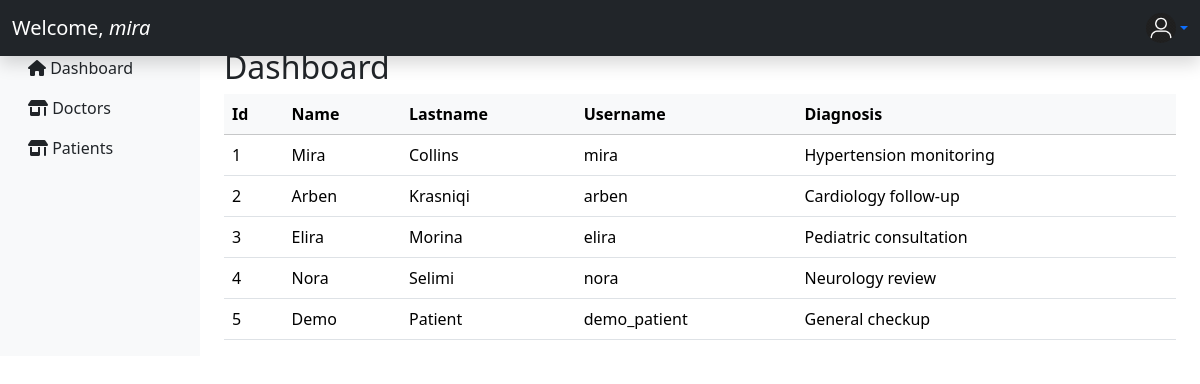
/dashboardPatient.php (signed in), run on the app's committed database.
### tables this page shows
CREATE TABLE `patients` (
  `id` int(11) NOT NULL,
  `name` varchar(255) NOT NULL,
  `lastname` varchar(255) NOT NULL,
  `username` varchar(255) NOT NULL,
  `diagnosis` varchar(255) NOT NULL,
  `password` varchar(255) NOT NULL
);

### dashboardPatient.php (the view, shortened to what this page needs)
<?php
include_once("config.php");
$sql = "SELECT * FROM patients";
$prep = $conn->prepare($sql);
$prep->execute();
$users = $prep->fetchAll();
?>
<?php include('dashboardHeader2.php');?>
    <div class="container-fluid">
      <div class="row mt-4 pt-4">
         <div class="col-2 bg-light sidebar">
            <nav class="sidebar-sticky">
               <ul class="nav flex-column">
               <li class="nav-item">
                     <a href="dashboardPatient.php" class="nav-link active text-dark"><i class="fa-solid fa-house"></i> Dashboard</a>
                  </li>
                  <li class="nav-item">
                     <a href="patientDocDash.php" class="nav-link active text-dark"><i class="fa-solid fa-shop"></i> Doctors</a>
                  </li>
                  <li class="nav-item">
                     <a href="dashboardForPatient.php" class="nav-link active text-dark"><i class="fa-solid fa-shop"></i> Patients</a>
                  </li>
               </ul>
            </div>
         <main role="main" class="col-10 ml-sm-auto px-4">
            <h1 class="h2">Dashboard</h1>
            <table class="table">
               <thead class="table-light">
                  <tr>
                     <th>Id</th>
                     <th>Name</th>
                     <th>Lastname</th>
                     <th>Username</th>
                     <th>Diagnosis</th>
                  </tr>
               </thead>
               <tbody>
                  <?php foreach($users as $user){ ?>
                     <tr>
                        <td><?php echo $user['id'];?></td>
                        <td><?php echo $user['name'];?></td>
                        <td><?php echo $user['lastname'];?></td>
                        <td><?php echo $user['username'];?></td>
                        <td><?php echo $user['diagnosis'];?></td>
                     </tr>
                     <?php } ?>
               </tbody>
            </table>
         </main>
      </div>
    </div>
<?php include('footer.php')?>

### data on the page
patients: id "1", name "Mira", lastname "Collins", username "mira", diagnosis "Hypertension monitoring"
patients: id "2", name "Arben", lastname "Krasniqi", username "arben", diagnosis "Cardiology follow-up"
patients: id "3", name "Elira", lastname "Morina", username "elira", diagnosis "Pediatric consultation"
patients: id "4", name "Nora", lastname "Selimi", username "nora", diagnosis "Neurology review"
patients: id "5", name "Demo", lastname "Patient", username "demo_patient", diagnosis "General checkup"

### other printed values
$_SESSION['username'] "mira"
